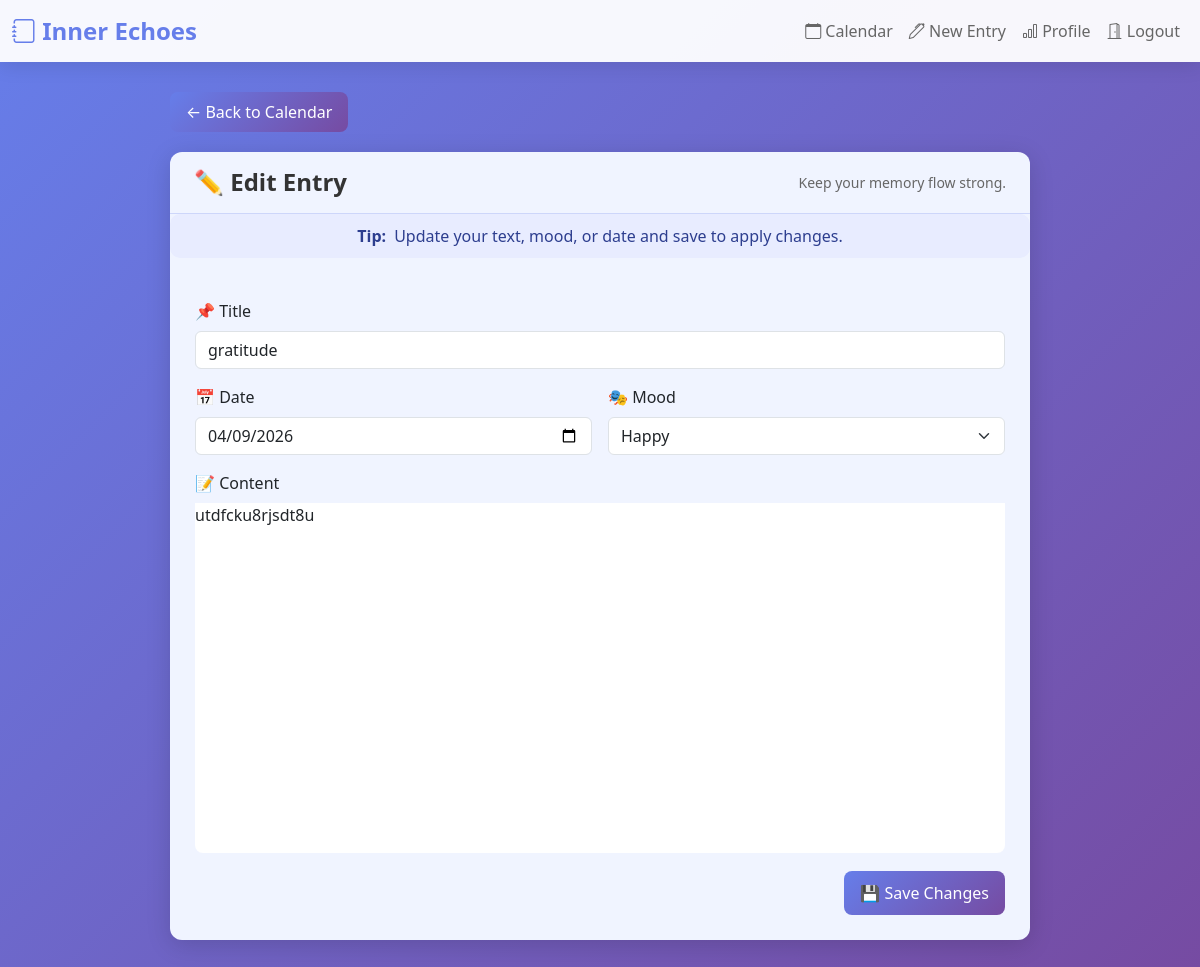
The page /edit/10 (signed in) on the database its author committed.
### tables this page shows
CREATE TABLE entries (
        id INTEGER PRIMARY KEY AUTOINCREMENT,
        username TEXT,
        title TEXT,
        content TEXT,
        mood TEXT,
        date TEXT,
        file TEXT, tags TEXT,
        FOREIGN KEY (username) REFERENCES users (username)
    );

### app.py (the view, shortened to what this page needs)
@app.route('/edit/<int:id>', methods=['GET', 'POST'])
def edit_entry(id):
    if not session.get('logged_in'):
        return redirect('/login')
    username = session.get('username')
    entries = get_user_entries(username)
    entry = next((e for e in entries if e['id'] == id), None)
    if not entry:
        return redirect('/')
    return render_template('edit.html', entry=entry)

### app.py (called while the page is built)
def decrypt_text(encrypted_text):
    return cipher.decrypt(encrypted_text.encode()).decode()

def get_user_entries(username):
    conn = sqlite3.connect(DB_FILE)
    c = conn.cursor()
    c.execute('SELECT id, title, content, mood, date, file, tags FROM entries WHERE username = ? ORDER BY date DESC', (username,))
    rows = c.fetchall()
    conn.close()
    entries = []
    for row in rows:
        try:
            decrypted_content = decrypt_text(row[2])
        except Exception as e:
            print(f"Decryption failed for entry {row[0]}: {e}")
            decrypted_content = "[Content could not be decrypted - this entry may be corrupted]"
        entries.append({
            'id': row[0],
            'title': row[1],
            'content': decrypted_content,
            'mood': row[3],
            'date': row[4],
            'file': row[5],
            'tags': row[6] or ''
        })
    return entries

### templates/edit.html (shortened to what this page needs)
<!DOCTYPE html>
<html lang="en">
<head>
    <link href="https://cdn.jsdelivr.net/npm/bootstrap@5.3.0/dist/css/bootstrap.min.css" rel="stylesheet">
    <link href="https://cdn.jsdelivr.net/npm/bootstrap-icons@1.10.0/font/bootstrap-icons.css" rel="stylesheet">
    <link href="https://cdn.quilljs.com/1.3.6/quill.snow.css" rel="stylesheet">
</head>
<body>
    <nav class="navbar navbar-expand-lg">
        <div class="container-fluid">
            <a class="navbar-brand" href="/"><i class="bi bi-journal"></i> Inner Echoes</a>
            <div class="collapse navbar-collapse" id="navbarNav">
                <ul class="navbar-nav ms-auto">
                    <li class="nav-item"><a class="nav-link" href="/"><i class="bi bi-calendar"></i> Calendar</a></li>
                    <li class="nav-item"><a class="nav-link" href="/add"><i class="bi bi-pen"></i> New Entry</a></li>
                    <li class="nav-item"><a class="nav-link" href="/profile"><i class="bi bi-bar-chart"></i> Profile</a></li>
                    <li class="nav-item"><a class="nav-link" href="/logout"><i class="bi bi-door-open"></i> Logout</a></li>
                </ul>
            </div>
        </div>
    </nav>
    <div class="editor-container">
        <a href="/" class="back-btn">← Back to Calendar</a>
        <div class="editor-panel">
            <div class="editor-toolbar">
                <h2>✏️ Edit Entry</h2>
                <span class="editor-notebar">Keep your memory flow strong.</span>
            </div>
            <div class="note-banner"><strong>Tip:</strong> Update your text, mood, or date and save to apply changes.</div>
            <form method="POST" enctype="multipart/form-data" style="padding: 25px;">
                <div class="form-group mb-3">
                    <label class="form-label">📌 Title</label>
                    <input type="text" class="form-control" name="title" value="{{ entry.title }}" required>
                </div>
                <div class="row g-3 mb-3">
                    <div class="col-md-6">
                        <label class="form-label">📅 Date</label>
                        <input type="date" class="form-control" name="date" value="{{ entry.date }}" required>
                    </div>
                    <div class="col-md-6">
                        <label class="form-label">🎭 Mood</label>
                        <select class="form-select" name="mood" required>
                            {% for m in ['happy','sad','sappy','bored','anxious','angry','excited'] %}
                            <option value="{{ m }}" {% if entry.mood == m %}selected{% endif %}>{{ m.title() }}</option>
                            {% endfor %}
                        </select>
                    </div>
                </div>
                <div class="form-group mb-3">
                    <label class="form-label">📝 Content</label>
                    <div id="editor-container" style="height: 350px; background: white; border-radius: 0 0 8px 8px;">{{ entry.content | safe }}</div>
                </div>
                <div class="form-actions">
                    <button type="submit" class="btn-save">💾 Save Changes</button>
                </div>
            </form>
        </div>
    </div>
</body>
</html>

### templates/edit.html (style rules this page uses)
* { margin: 0; padding: 0; box-sizing: border-box; }
body { background: linear-gradient(135deg, #667eea 0%, #764ba2 100%); min-height: 100vh; }
.navbar { background: rgba(255,255,255,0.95); box-shadow: 0 4px 20px rgba(0,0,0,0.1); }
.navbar-brand { color: #667eea !important; font-weight: bold; font-size: 24px; }
.nav-link { color: #666 !important; font-weight: 500; transition: color 0.3s; }
.editor-container { max-width: 900px; margin: 30px auto; padding: 0 20px; }
.editor-panel { background: #f0f4ff; border-radius: 12px; box-shadow: 0 5px 25px rgba(0,0,0,0.15); }
.editor-toolbar { display: flex; justify-content: space-between; align-items: center; padding: 16px 24px; border-bottom: 1px solid rgba(102,126,234,0.25); }
.editor-toolbar h2 { margin: 0; font-size: 24px; font-weight: bold; color: #333; }
.editor-notebar { font-size: 14px; color: #666; }
.note-banner { display: flex; justify-content: center; align-items: center; gap: 8px; background: #e8ecff; color: #2d3e8f; border-radius: 10px; padding: 10px 14px; margin-bottom: 16px; }
.back-btn { background: linear-gradient(135deg, #667eea 0%, #764ba2 100%); border: none; color: white; padding: 8px 16px; border-radius: 8px; text-decoration: none; display: inline-block; margin-bottom: 20px; }
.form-actions { text-align: right; margin-top: 18px; }
.btn-save { background: linear-gradient(135deg, #667eea 0%, #764ba2 100%); border: none; color: white; padding: 10px 16px; border-radius: 8px; }

### rows shown on the page
entries: title "gratitude", date "04/09/2026", mood "Happy"

### other values the page prints
{{ entry.content | safe }} "utdfcku8rjsdt8u"
